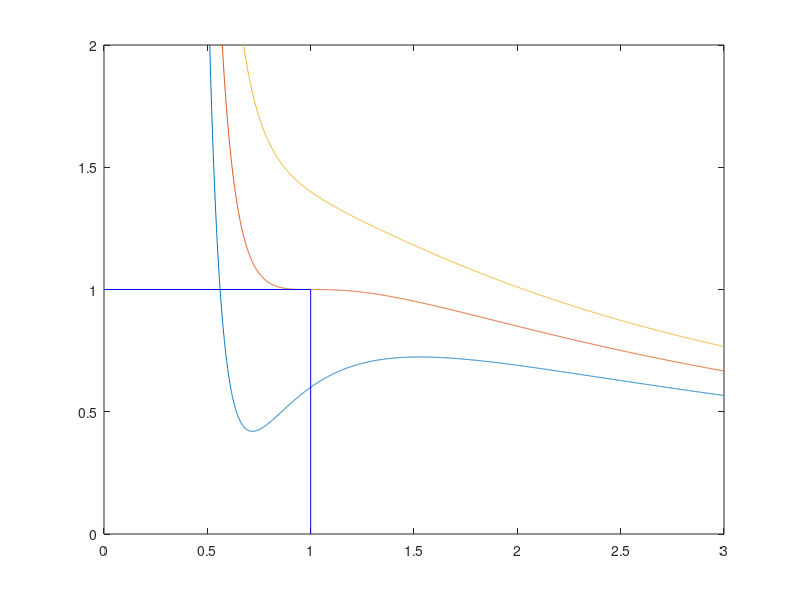

MATLAB code to generate this figure:
close all; clearvars; clc


L_T = [0.9,1,1.1];

L_V = [1/3:0.001:3];
N_V = numel(L_V);

for i = 1: numel(L_T)
    T=L_T(i);
    L_p = 8*T./(3.*L_V-1) -3./(L_V.^2);
    plot(L_V,L_p,'-'); hold on


end
ylim([0 2])
plot([0,1],[1,1],'-b')

plot([1,1],[0,1],'-b')

